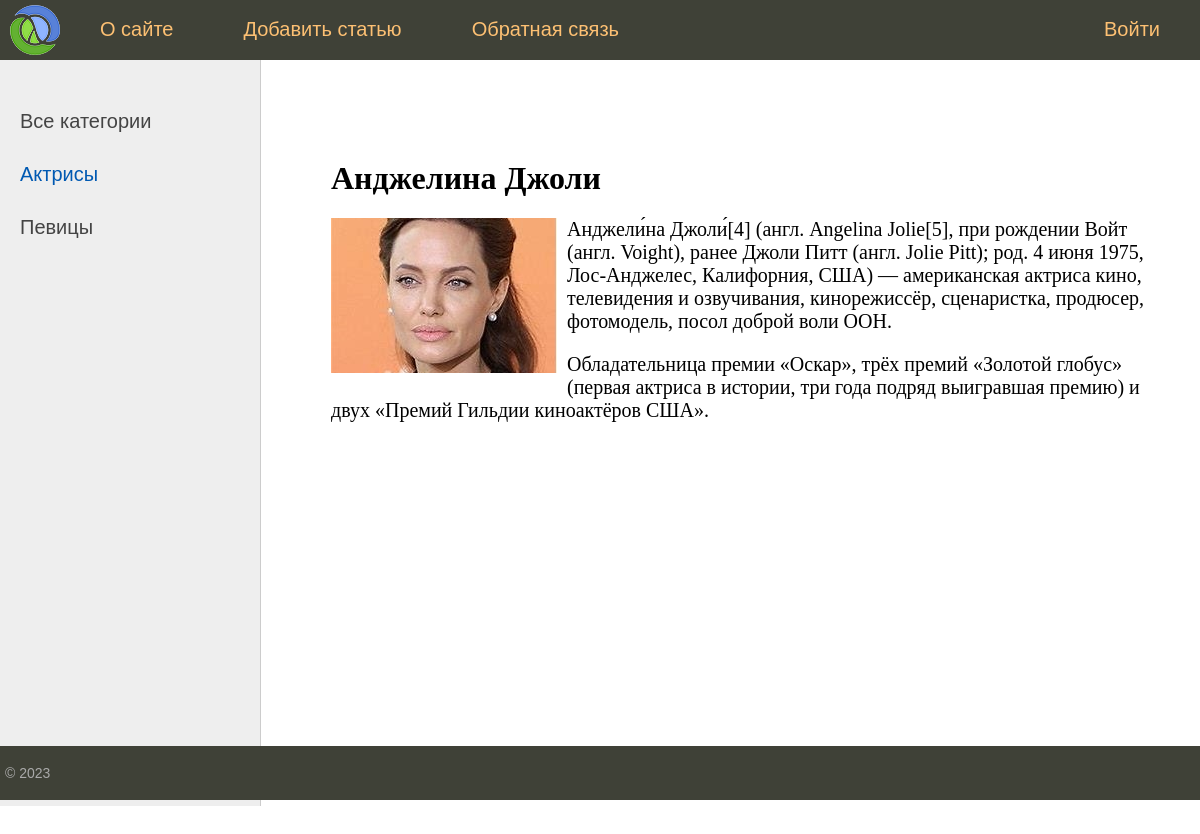
/post/1/, run on an earlier commit of the app's database.
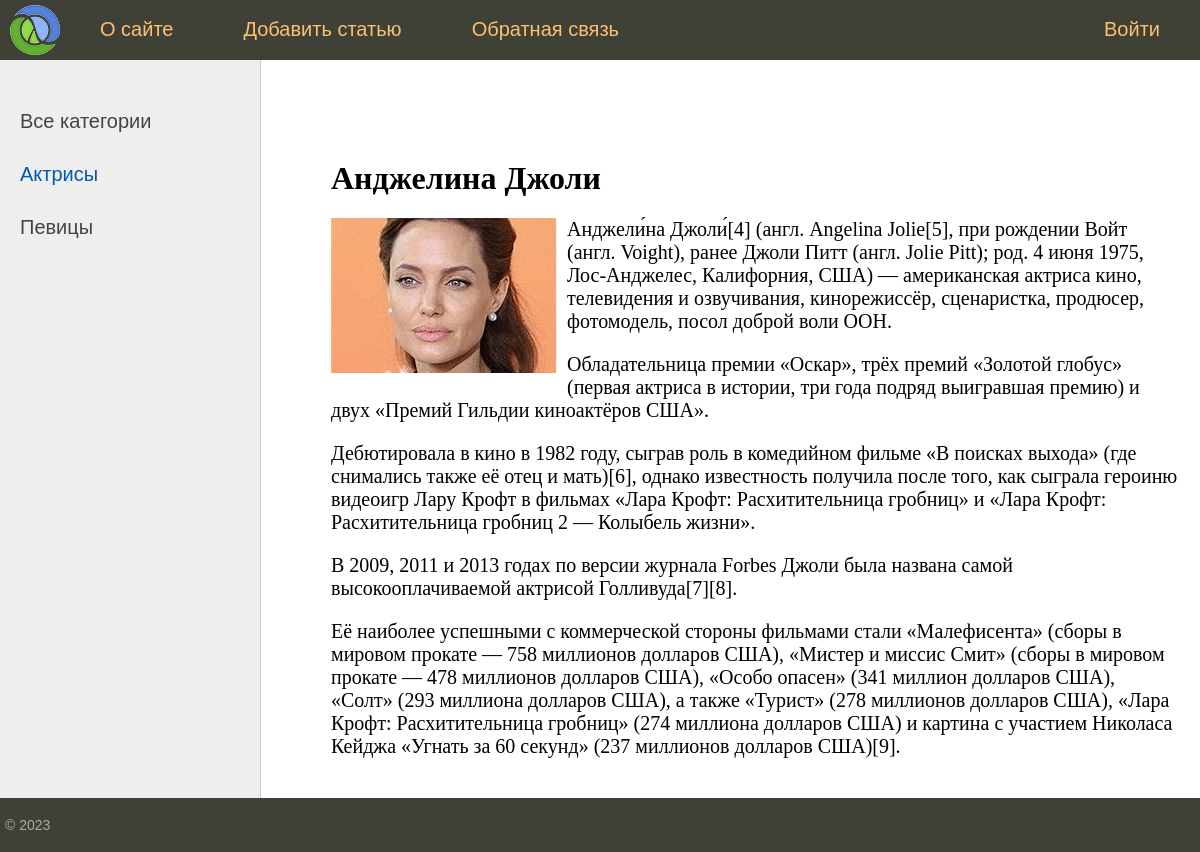
And on a later commit of the database.
### women/models.py (models this page shows, shortened)
class Women(models.Model):
    title = models.CharField(max_length=255)
    slug = models.SlugField(max_length=255,unique=True,db_index=True,verbose_name='URL')
    content = models.TextField(blank=True)
    photo = models.ImageField(upload_to="photos/%Y",blank=True)
    time_create = models.DateTimeField(auto_now_add=True)
    time_update = models.DateTimeField(auto_now=True)
    is_published = models.BooleanField(default=True)
    cat = models.ForeignKey('Category',on_delete=models.PROTECT)
    class Meta:
        verbose_name = 'Известные женщины'
        verbose_name_plural = 'Известные женщины'
        ordering = ['time_create']

### women/views.py (the view)
# urls.py: path('post/<int:post_id>/',show_post, name='post'),
def show_post(request,post_id):
    post = get_object_or_404(Women,pk=post_id)
    context = {
        'post':post,
        'menu':menu,
        'title':post.title,
        'cat_selected':post.cat_id
    }
    return render(request,'women/post.html',context=context)

### women/models.py (called while the page is built)
    def get_absolute_url(self):
        return reverse('category',kwargs={'cat_id':self.pk})

### women/templatetags/women_tags.py (called while the page is built)
@register.inclusion_tag('women/list_categories.html')
def show_categories(sort=None,cat_selected=0):
    if not sort:
        cats = Category.objects.all()
    else:
        cats = Category.objects.order_by(sort)
    return {'cats':cats,'cat_selected':cat_selected}

### women/templates/women/post.html
{% extends 'women/base.html' %}
{% block content %}
<h1>{{ post.title }}</h1>
{% if post.photo %}
<p><img class="img-article-left" src="{{post.photo.url}}"></p>
{% endif %}
{{ post.content|linebreaks }}
{% endblock %}

What changed in the data, as far as the page shows it:
changed Women "Анджелина Джоли": content "…«Премий Гильдии киноактёров США»." → "…«Премий Гильдии киноактёров США». Дебютировала в кино в 1982 году, сыграв роль в комедийном фильме «В поисках выхода» (где снимались также её отец и мать)[6], однако известность получила после того, как сыграла героиню видеоигр Лару Крофт в фильмах «Лара Крофт: Расхитительница гробниц» и «Лара Крофт: Расхитительница гробниц 2 — Колыбель жизни». В 2009, 2011 и 2013 годах по версии журнала Forbes Джоли была названа самой высокооплачиваемой актрисой Голливуда[7][8]. Её наиболее успешными с коммерческой стороны фильмами стали «Малефисента» (сборы в мировом прокате — 758 миллионов долларов США), «Мистер и миссис Смит» (сборы в мировом прокате — 478 миллионов долларов США), «Особо опасен» (341…"
